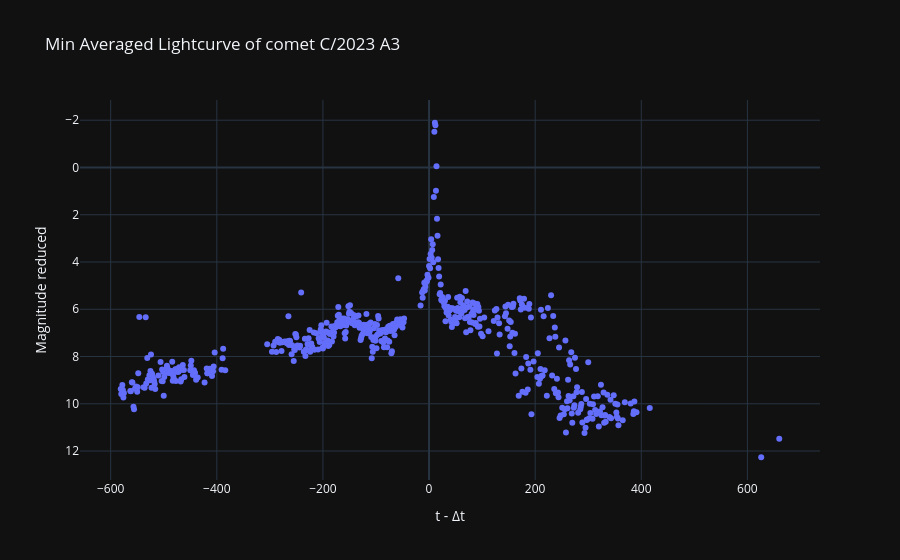

The notebook cell this image was saved under:
### Code cell
# Gráfica de luz interna
labels = {'delta_t':'t - Δt','magnitud_reducida':'Magnitude reduced'}
fig = px.scatter(curva_de_luz_agrupada_min_v2_df, x='delta_t', y='magnitud_reducida', template= 'plotly_dark', labels= labels, title=f'Min Averaged Lightcurve of comet {nombre_cometa}')
fig.update_yaxes(autorange="reversed")
fig.show()

### Figure 1 — Plotly figure (JSON) as saved in the notebook; plotly's stock layout.template omitted (floating-point values rounded to 4 significant figures; data arrays with more than 128 entries replaced by an {"elided": "..."} marker saying what was removed)
{"data": [{"hovertemplate": "t - Δt=%{x}<br>Magnitude reduced=%{y}<extra></extra>", "legendgroup": "", "marker": {"color": "#636efa", "symbol": "circle"}, "mode": "markers", "name": "", "orientation": "v", "showlegend": false, "type": "scatter", "x": {"elided": "565 int values"}, "xaxis": "x", "y": {"elided": "565 float values"}, "yaxis": "y"}], "layout": {"legend": {"tracegroupgap": 0}, "title": {"text": "Min Averaged Lightcurve of comet C/2023 A3"}, "xaxis": {"anchor": "y", "domain": [0, 1], "title": {"text": "t - Δt"}}, "yaxis": {"anchor": "x", "autorange": "reversed", "domain": [0, 1], "title": {"text": "Magnitude reduced"}}}}
